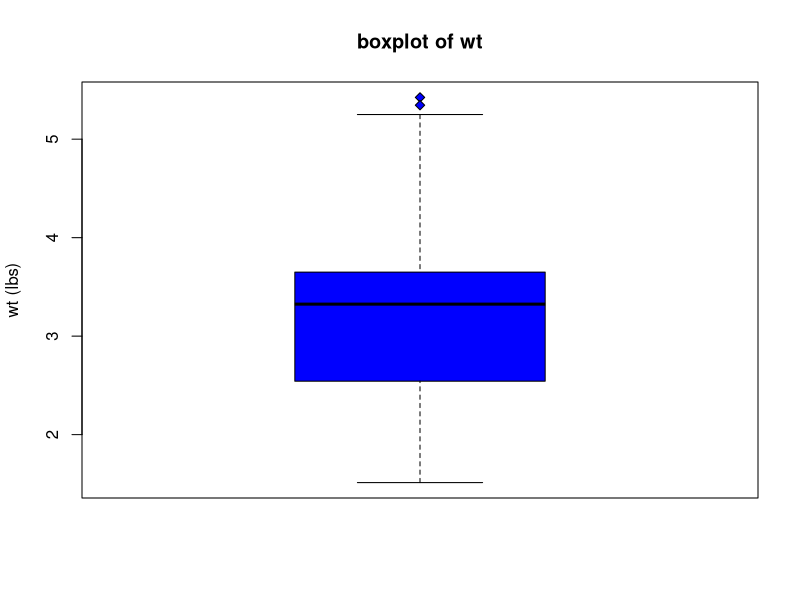
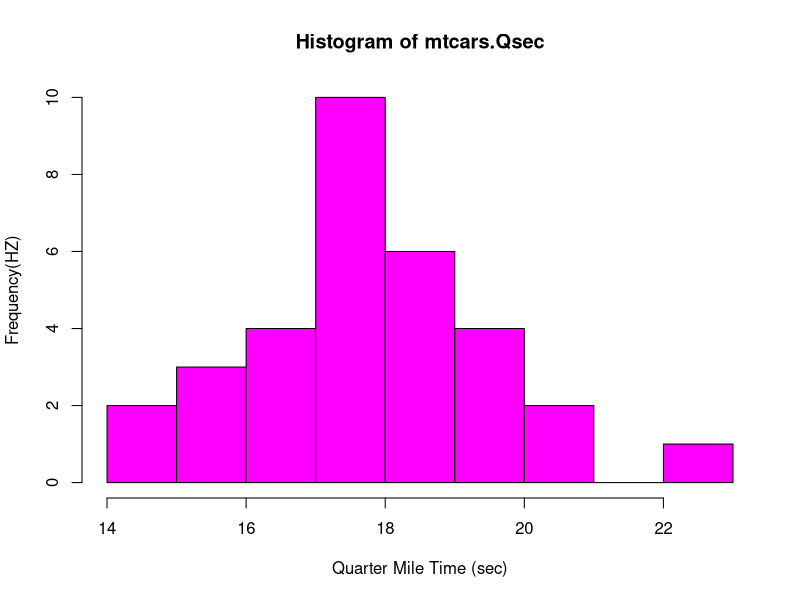
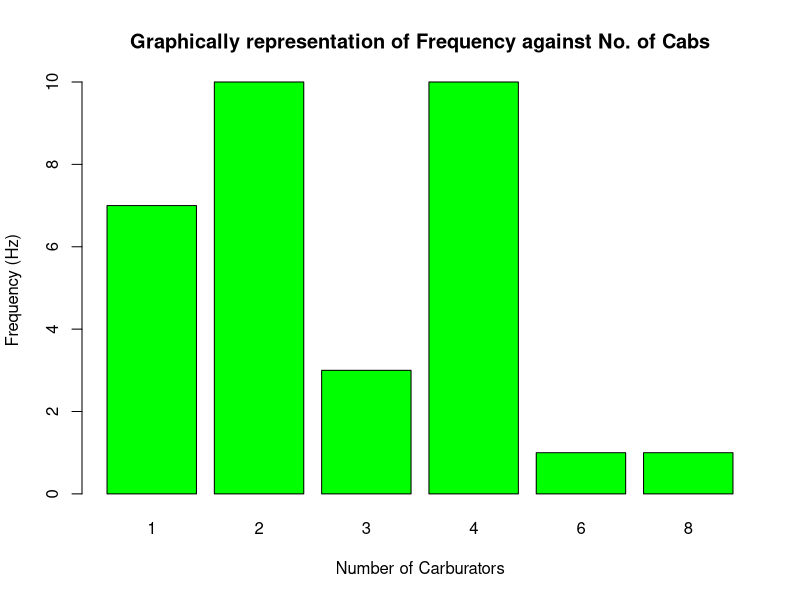

These figures' R source, in order:

?mtcars

#Identifying the structure of mtcars

str(mtcars)

head(mtcars)

summary(mtcars)


mtcars.wt= mtcars$wt

mtcars.Qsec= mtcars$qsec

mtcars.carbs = mtcars$carb

#.........calling out each of the date set above

mtcars.carbs

mtcars.wt

mtcars.Qsec

#creating a table for mtcars.wt, mtcars.Qsec and mtcars.carbs 
#as it would appear on paper

t= table(mtcars.carbs, mtcars.wt, mtcars.Qsec)

t

#to view "t" in the script so as to show as table

View(t)

#Question 1- creating a boxplot for wt and computing the median and Range

boxplot(mtcars.wt, main="boxplot of wt", ylab= "wt (lbs)", col = "blue", pch= 23, bg= "blue")

# Calculating Range for mtcars.wt

rng.mtcars.wt= range(mtcars.wt)

rng.mtcars.wt

Range = tapply(mtcars.wt,mtcars$wt,range,na.rm=TRUE)

Range

# Calculating Median for mtcars.wt

median(mtcars.wt)

medians = tapply(mtcars.wt,mtcars$wt,median,na.rm=TRUE)


medians

dat.wt = summary(mtcars.wt)

dat.wt

#for mtcars.Qsec...........

#creating a Histogram.............

hist(mtcars.Qsec, col ='magenta' , xlab = "Quarter Mile Time (sec)", ylab = "Frequency(HZ)", main = "Histogram of mtcars.Qsec")

#....Calculating the Mean

mean(mtcars.Qsec)

means = tapply(mtcars.Qsec,mtcars$qsec, mean,na.rm=TRUE)

means

#.....Calculating Standard Deviation

SD= sd(mtcars$qsec,na.rm=TRUE)

SD

table(mtcars$carb)

a = table(mtcars$carb)


barplot(a, col ="green", xlab = "Number of Carburators", ylab = "Frequency (Hz)",
        main = "Graphically representation of Frequency against No. of Cabs")

#For clarity, please see below 
#...............................................
#................................................
#................................................

#For Wt; Median =3.325 Range =1.513 5.424
#for Qsec; Mean = 17.84875 SD = 1.786943
#for Carbs; table generated and barplot plotted 




